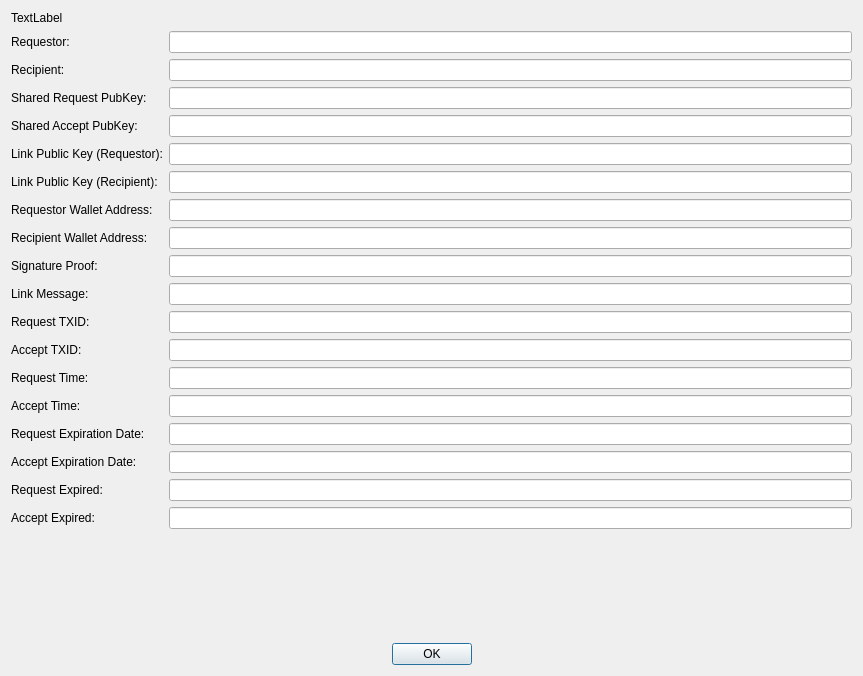
<?xml version="1.0" encoding="UTF-8"?>
<ui version="4.0">
 <class>BdapLinkDetailDialog</class>
 <widget class="QDialog" name="BdapLinkDetailDialog">
  <property name="geometry">
   <rect>
    <x>0</x>
    <y>0</y>
    <width>863</width>
    <height>676</height>
   </rect>
  </property>
  <property name="sizePolicy">
   <sizepolicy hsizetype="Preferred" vsizetype="Minimum">
    <horstretch>0</horstretch>
    <verstretch>0</verstretch>
   </sizepolicy>
  </property>
  <property name="minimumSize">
   <size>
    <width>863</width>
    <height>0</height>
   </size>
  </property>
  <property name="windowTitle">
   <string>BDAP Link Detail</string>
  </property>
  <layout class="QGridLayout" name="gridLayout">
   <item row="0" column="0">
    <layout class="QVBoxLayout" name="verticalLayout">
     <item>
      <widget class="QLabel" name="labelinfoHeader">
       <property name="text">
        <string>TextLabel</string>
       </property>
      </widget>
     </item>
     <item>
      <layout class="QFormLayout" name="formLayout">
       <item row="0" column="0">
        <widget class="QLabel" name="label">
         <property name="text">
          <string>Requestor:</string>
         </property>
        </widget>
       </item>
       <item row="0" column="1">
        <widget class="QLineEdit" name="lineEditRequestor">
         <property name="readOnly">
          <bool>true</bool>
         </property>
        </widget>
       </item>
       <item row="1" column="0">
        <widget class="QLabel" name="label_2">
         <property name="text">
          <string>Recipient:</string>
         </property>
        </widget>
       </item>
       <item row="1" column="1">
        <widget class="QLineEdit" name="lineEditRecipient">
         <property name="readOnly">
          <bool>true</bool>
         </property>
        </widget>
       </item>
       <item row="4" column="0">
        <widget class="QLabel" name="label_linkPubKeyRequestor">
         <property name="text">
          <string>Link Public Key (Requestor):</string>
         </property>
        </widget>
       </item>
       <item row="4" column="1">
        <widget class="QLineEdit" name="lineEditRequestorPublicKey">
         <property name="readOnly">
          <bool>true</bool>
         </property>
        </widget>
       </item>
       <item row="5" column="0">
        <widget class="QLabel" name="label_linkPubKeyRecipient">
         <property name="text">
          <string>Link Public Key (Recipient):</string>
         </property>
        </widget>
       </item>
       <item row="5" column="1">
        <widget class="QLineEdit" name="lineEditRecipientPublicKey">
         <property name="readOnly">
          <bool>true</bool>
         </property>
        </widget>
       </item>
       <item row="6" column="0">
        <widget class="QLabel" name="label_requestorWalletAddress">
         <property name="text">
          <string>Requestor Wallet Address:</string>
         </property>
        </widget>
       </item>
       <item row="6" column="1">
        <widget class="QLineEdit" name="lineEditRequestorWalletAddress">
         <property name="readOnly">
          <bool>true</bool>
         </property>
        </widget>
       </item>
       <item row="7" column="0">
        <widget class="QLabel" name="label_recipientWalletAddress">
         <property name="text">
          <string>Recipient Wallet Address:</string>
         </property>
        </widget>
       </item>
       <item row="7" column="1">
        <widget class="QLineEdit" name="lineEditRecipientWalletAddress">
         <property name="readOnly">
          <bool>true</bool>
         </property>
        </widget>
       </item>
       <item row="8" column="0">
        <widget class="QLabel" name="label_signatureProof">
         <property name="text">
          <string>Signature Proof:</string>
         </property>
        </widget>
       </item>
       <item row="8" column="1">
        <widget class="QLineEdit" name="lineEditSignatureProof">
         <property name="readOnly">
          <bool>true</bool>
         </property>
        </widget>
       </item>
       <item row="9" column="0">
        <widget class="QLabel" name="label_linkMessage">
         <property name="text">
          <string>Link Message:</string>
         </property>
        </widget>
       </item>
       <item row="9" column="1">
        <widget class="QLineEdit" name="lineEditLinkMessage">
         <property name="readOnly">
          <bool>true</bool>
         </property>
        </widget>
       </item>
       <item row="10" column="0">
        <widget class="QLabel" name="label_4">
         <property name="text">
          <string>Request TXID:</string>
         </property>
        </widget>
       </item>
       <item row="10" column="1">
        <widget class="QLineEdit" name="lineEditTXID">
         <property name="readOnly">
          <bool>true</bool>
         </property>
        </widget>
       </item>
       <item row="12" column="0">
        <widget class="QLabel" name="label_5">
         <property name="text">
          <string>Request Time:</string>
         </property>
        </widget>
       </item>
       <item row="12" column="1">
        <widget class="QLineEdit" name="lineEditTime">
         <property name="readOnly">
          <bool>true</bool>
         </property>
        </widget>
       </item>
       <item row="14" column="0">
        <widget class="QLabel" name="label_6">
         <property name="text">
          <string>Request Expiration Date:</string>
         </property>
        </widget>
       </item>
       <item row="14" column="1">
        <widget class="QLineEdit" name="lineEditExpirationDate">
         <property name="readOnly">
          <bool>true</bool>
         </property>
        </widget>
       </item>
       <item row="16" column="0">
        <widget class="QLabel" name="label_7">
         <property name="text">
          <string>Request Expired:</string>
         </property>
        </widget>
       </item>
       <item row="16" column="1">
        <widget class="QLineEdit" name="lineEditExpired">
         <property name="readOnly">
          <bool>true</bool>
         </property>
        </widget>
       </item>
       <item row="2" column="0">
        <widget class="QLabel" name="label_sharedRequestPubKey">
         <property name="text">
          <string>Shared Request PubKey:</string>
         </property>
        </widget>
       </item>
       <item row="2" column="1">
        <widget class="QLineEdit" name="lineEditSharedRequestPubKey"/>
       </item>
       <item row="3" column="0">
        <widget class="QLabel" name="label_sharedAcceptPubKey">
         <property name="text">
          <string>Shared Accept PubKey:</string>
         </property>
        </widget>
       </item>
       <item row="3" column="1">
        <widget class="QLineEdit" name="lineEditSharedAcceptPubKey"/>
       </item>
       <item row="11" column="0">
        <widget class="QLabel" name="label_acceptTXID">
         <property name="text">
          <string>Accept TXID:</string>
         </property>
        </widget>
       </item>
       <item row="11" column="1">
        <widget class="QLineEdit" name="lineEditAcceptTXID"/>
       </item>
       <item row="13" column="0">
        <widget class="QLabel" name="label_acceptTime">
         <property name="text">
          <string>Accept Time:</string>
         </property>
        </widget>
       </item>
       <item row="13" column="1">
        <widget class="QLineEdit" name="lineEditAcceptTime"/>
       </item>
       <item row="15" column="0">
        <widget class="QLabel" name="label_acceptExpirationDate">
         <property name="text">
          <string>Accept Expiration Date:</string>
         </property>
        </widget>
       </item>
       <item row="15" column="1">
        <widget class="QLineEdit" name="lineEditAcceptExpirationDate"/>
       </item>
       <item row="17" column="0">
        <widget class="QLabel" name="label_acceptExpired">
         <property name="text">
          <string>Accept Expired:</string>
         </property>
        </widget>
       </item>
       <item row="17" column="1">
        <widget class="QLineEdit" name="lineEditAcceptExpired"/>
       </item>
      </layout>
     </item>
     <item>
      <spacer name="verticalSpacer">
       <property name="orientation">
        <enum>Qt::Vertical</enum>
       </property>
       <property name="sizeHint" stdset="0">
        <size>
         <width>20</width>
         <height>40</height>
        </size>
       </property>
      </spacer>
     </item>
     <item>
      <layout class="QHBoxLayout" name="horizontalLayout">
       <item>
        <spacer name="horizontalSpacer">
         <property name="orientation">
          <enum>Qt::Horizontal</enum>
         </property>
         <property name="sizeHint" stdset="0">
          <size>
           <width>40</width>
           <height>20</height>
          </size>
         </property>
        </spacer>
       </item>
       <item>
        <widget class="QPushButton" name="pushButtonOK">
         <property name="sizePolicy">
          <sizepolicy hsizetype="Fixed" vsizetype="Fixed">
           <horstretch>0</horstretch>
           <verstretch>0</verstretch>
          </sizepolicy>
         </property>
         <property name="text">
          <string>OK</string>
         </property>
         <property name="icon">
          <iconset resource="../credit.qrc">
           <normaloff>:/icons/transaction_confirmed</normaloff>:/icons/transaction_confirmed</iconset>
         </property>
        </widget>
       </item>
       <item>
        <spacer name="horizontalSpacer_2">
         <property name="orientation">
          <enum>Qt::Horizontal</enum>
         </property>
         <property name="sizeHint" stdset="0">
          <size>
           <width>40</width>
           <height>20</height>
          </size>
         </property>
        </spacer>
       </item>
      </layout>
     </item>
    </layout>
   </item>
  </layout>
 </widget>
 <resources>
  <include location="../credit.qrc"/>
 </resources>
 <connections/>
</ui>
